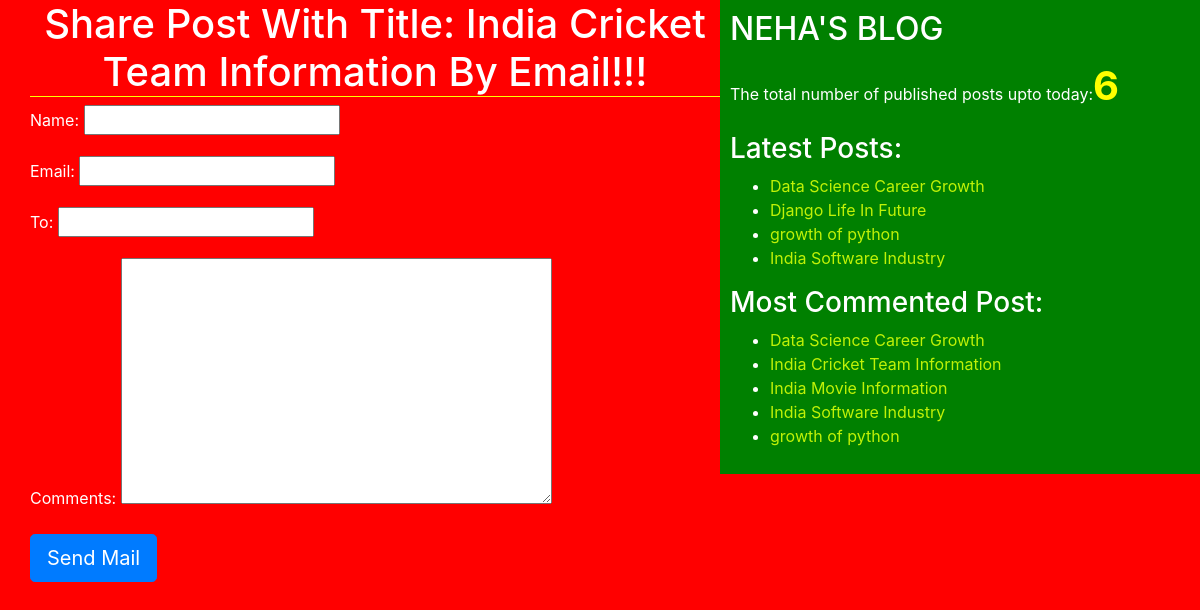
/1/share/, run on the app's committed database.
### blog/models.py (models this page shows, shortened)
class Post(models.Model):
    STATUS_CHOICES=(('draft', 'Draft'),('published', 'Published'))
    title=models.CharField(max_length=256)
    slug=models.SlugField(max_length=264, unique_for_date='publish')
    author=models.ForeignKey(User, related_name='blog_posts', on_delete=models.CASCADE)
    body=models.TextField()
    publish=models.DateTimeField(default=timezone.now)
    created=models.DateTimeField(auto_now_add=True)
    updated=models.DateTimeField(auto_now=True)
    status=models.CharField(max_length=10, choices=STATUS_CHOICES, default='draft')
    objects=CustomManager()
    tags=TaggableManager()
    class Meta:
        ordering = ('-publish',)
    def get_absolute_url(self):
        return reverse('post_detail', args=[self.publish.year, self.publish.month,
        self.publish.day, self.slug])

### blog/views.py (the view)
# urls.py: path('<int:id>/share/', views.mail_send_view),
def mail_send_view(request,id):
    post=get_object_or_404(Post,id=id,status='published')
    sent=False
    if request.method=='POST':
        form=EmailSendForm(request.POST)
        if form.is_valid():
            cd=form.cleaned_data
            subject='{}({}) recommeends you to read "{}"'.format(cd['name'],cd['email'],post.title)
            post_url=request.build_absolute_uri(post.get_absolute_url())
            message='Read Post At:\n {}\n\n{}\' Comments:\n{}'.format(post_url,cd['name'],cd['comments'])
            send_mail=('subject', 'message', 'neha@blog.com', [cd['to']])
            sent=True
    else:
        form=EmailSendForm()
    return render(request,'blog/sharebymail.html',{'form':form, 'post':post, 'sent':sent})

### blog/forms.py
class EmailSendForm(forms.Form):
    name=forms.CharField()
    email=forms.EmailField()
    to=forms.EmailField()
    comments=forms.CharField(required=False, widget=forms.Textarea)

### blog/models.py (called while the page is built)
    def get_queryset(self):
        return super().get_queryset().filter(status='published')

### blog/templatetags/blog_tags.py (called while the page is built)
@register.simple_tag(name='my_tag')
def total_posts():
    return Post.objects.count()

@register.inclusion_tag('blog/latest_posts123.html')
def show_latest_posts(count=3):
    latest_posts = Post.objects.order_by('-publish')[:count]
    return {'latest_posts': latest_posts}

@register.simple_tag
def get_most_commented_posts(count=5):
    return Post.objects.annotate(total_comments=Count('comments')).order_by('-total_comments')[:count]

### templates/blog/sharebymail.html (shortened to what this page needs)
{% extends "blog/base.html" %}
  {% block content %}
  {% if sent %}
   <h1>Email Successfully Sent!!!</h1>
   <h2>Post with the title: {{post.title}} information shared by Email!!!</h2>
  {% else %}
     <h1>Share Post With Title: {{post.title}} By Email!!!</h1>
     <form method="POST">
        {{form.as_p}}
        <input type="submit" class="btn btn-primary btn-lg" value="Send Mail">
     </form>
  {% endif %}
  {% endblock %}

### templates/blog/base.html (shortened to what this page needs)
<!DOCTYPE html>
{% load blog_tags %}
{% load static %}
<html lang="en">
<head>
    <link rel="stylesheet" href="https://stackpath.bootstrapcdn.com/bootstrap/4.4.1/css/bootstrap.min.css"
>
    <link rel="stylesheet" href="{% static 'css/blog.css' %}">
</head>
<body>
 <div class="content">
     {% block content %}{% endblock %}
 </div>
 <div class="sidebar">
     <h2>NEHA'S BLOG</h2>
     <p>The total number of published posts upto today:<span id='pcount'>{% my_tag %}</span></p>
     <h3>Latest Posts:</h3>{% show_latest_posts 4 %}
     <h3>Most Commented Post:</h3>
     {% get_most_commented_posts as most_commented_posts %}
     <ul>
         {% for post in most_commented_posts %}
         <li><a id="title" href="{{post.get_absolute_url}}">{{post.title}}</a></li>
         {% endfor %}
     </ul>
 </div>
</body>
</html>

### templates/blog/latest_posts123.html
<ul>
    {% for post in latest_posts %}
    <li><a id="title" href="{{post.get_absolute_url}}">{{post.title}}</a></li>
    {% endfor %}
</ul>

### static/css/blog.css (style rules this page uses)
.content { width: 60%; float: left; padding: 0 0 0 30px; background: red; height: 100%; }
.sidebar { width: 40%; float: right; padding: 10px; background: green; height: 100%; }
h1 { text-align: center; border-bottom: 1px solid yellow; paddding: 0 0 10px 0; }
body { background:red; color:white; }
a { color:#bff207; }
#pcount { font-size: 40px; color: yellow; font-weight: bold; }

### data on the page
Post: title "India Cricket Team Information"
Post: title "Data Science Career Growth"
Post: title "Django Life In Future"
Post: title "growth of python"
Post: title "India Software Industry"
Post: title "India Movie Information"
